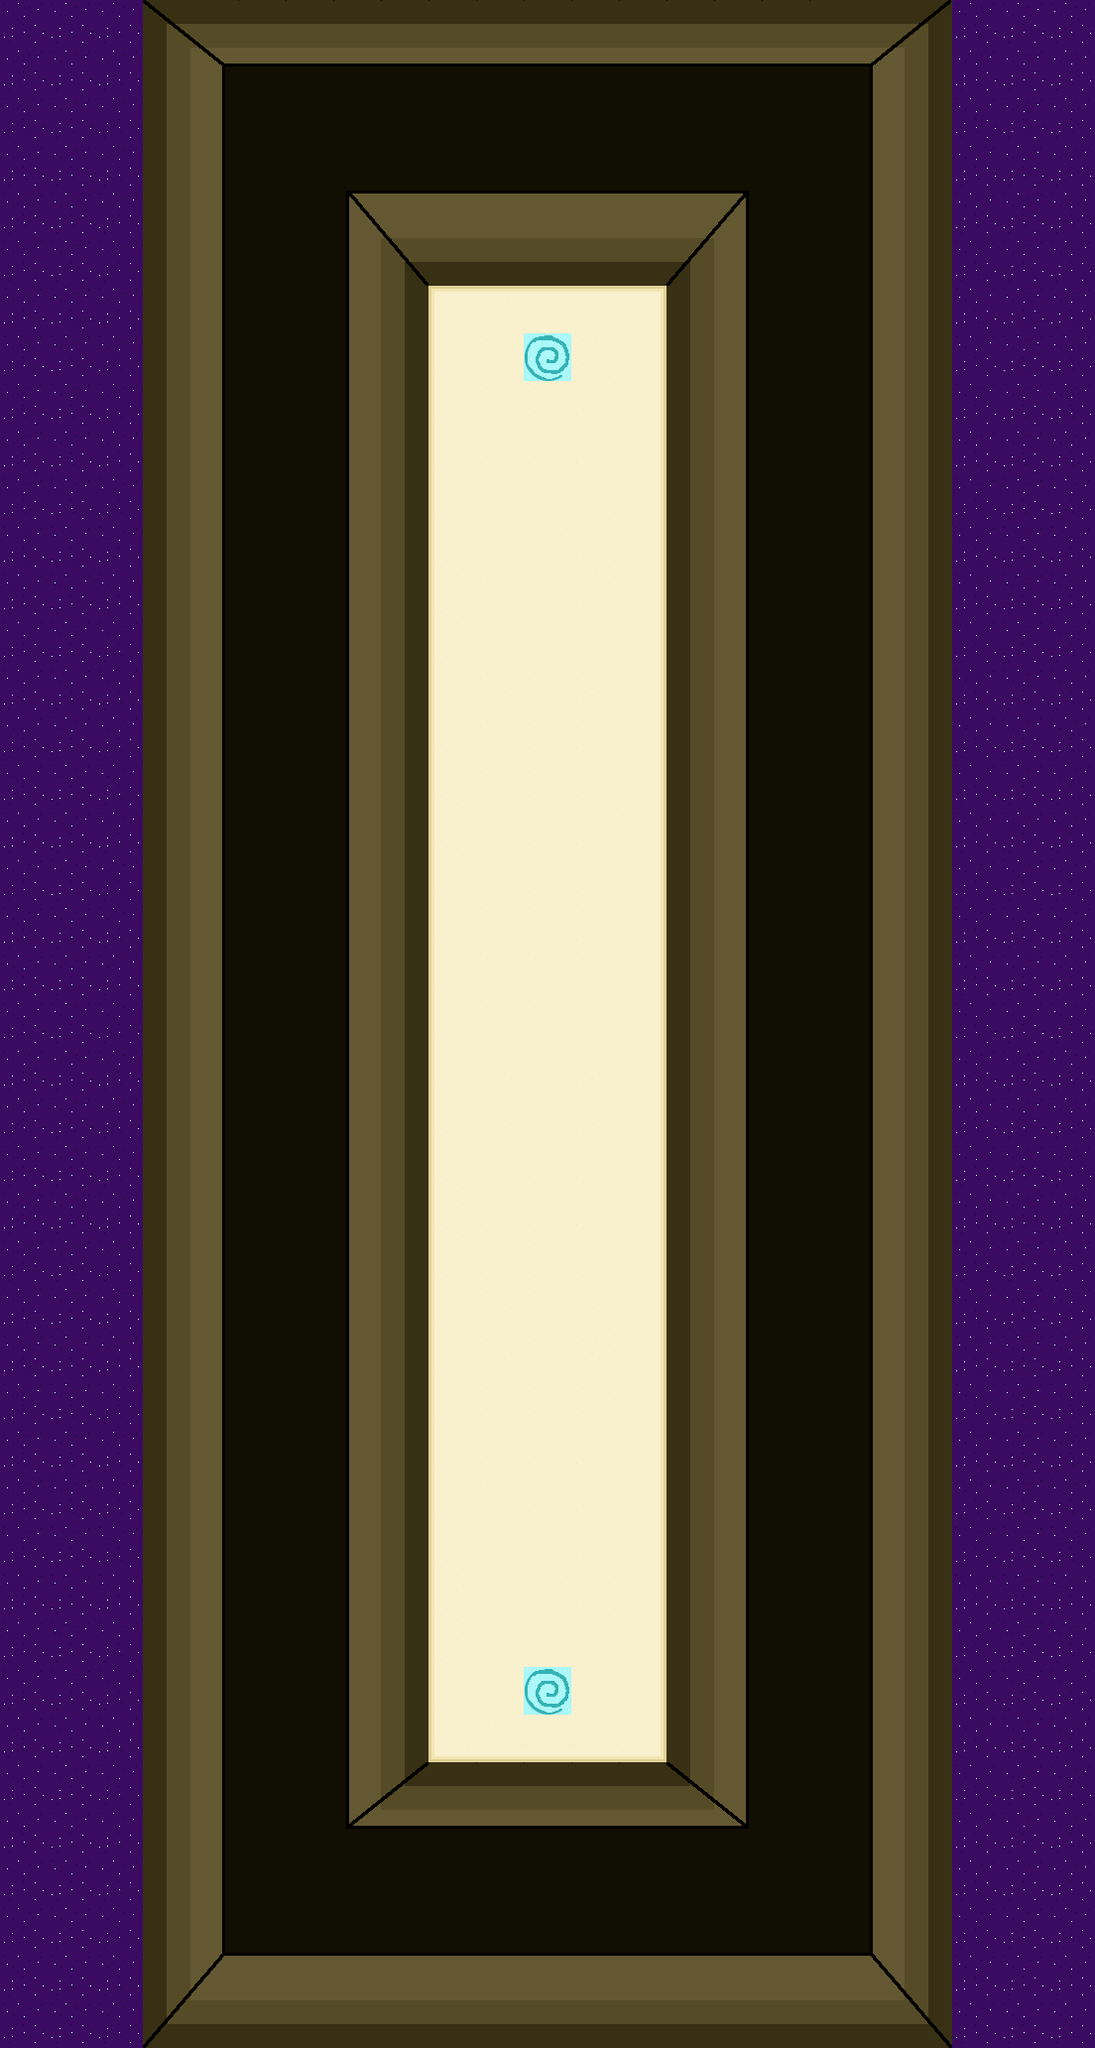

A 2D game scene composited from a Tiled map and its tileset images. What follows is a short description and the map's XML, with every tile layer's data as written:
An orthogonal 23x43 tile map with 48x48 px tiles, 1 tile layer (Tile Layer 1) and 3 objects (3x trigger).

<map version="1.0" orientation="orthogonal" renderorder="right-down" width="23" height="43" tilewidth="48" tileheight="48" nextobjectid="6">
 <tileset firstgid="1" name="Tilesetv2" tilewidth="48" tileheight="48" tilecount="144" columns="12">
  <image source="tileset.png" width="576" height="576" />
 </tileset>
 <layer name="Tile Layer 1" width="23" height="43">
  <data encoding="csv">
78,78,78,103,104,81,81,81,81,81,81,81,81,81,81,81,81,81,105,106,78,78,78,
78,78,78,115,116,93,93,93,93,93,93,93,93,93,93,93,93,93,117,118,78,78,78,
78,78,78,70,71,31,31,31,31,31,31,31,31,31,31,31,31,31,67,68,78,78,78,
78,78,78,70,71,31,31,31,31,31,31,31,31,31,31,31,31,31,67,68,78,78,78,
78,78,78,70,71,31,31,43,44,45,45,45,45,45,46,47,31,31,67,68,78,78,78,
78,78,78,70,71,31,31,55,56,57,57,57,57,57,58,59,31,31,67,68,78,78,78,
78,78,78,70,71,31,31,67,68,2,3,3,3,4,70,71,31,31,67,68,78,78,78,
78,78,78,70,71,31,31,67,68,14,1,89,1,16,70,71,31,31,67,68,78,78,78,
78,78,78,70,71,31,31,67,68,14,1,1,1,16,70,71,31,31,67,68,78,78,78,
78,78,78,70,71,31,31,67,68,14,1,1,1,16,70,71,31,31,67,68,78,78,78,
78,78,78,70,71,31,31,67,68,14,1,1,1,16,70,71,31,31,67,68,78,78,78,
78,78,78,70,71,31,31,67,68,14,1,1,1,16,70,71,31,31,67,68,78,78,78,
78,78,78,70,71,31,31,67,68,14,1,1,1,16,70,71,31,31,67,68,78,78,78,
78,78,78,70,71,31,31,67,68,14,1,1,1,16,70,71,31,31,67,68,78,78,78,
78,78,78,70,71,31,31,67,68,14,1,1,1,16,70,71,31,31,67,68,78,78,78,
78,78,78,70,71,31,31,67,68,14,1,1,1,16,70,71,31,31,67,68,78,78,78,
78,78,78,70,71,31,31,67,68,14,1,1,1,16,70,71,31,31,67,68,78,78,78,
78,78,78,70,71,31,31,67,68,14,1,1,1,16,70,71,31,31,67,68,78,78,78,
78,78,78,70,71,31,31,67,68,14,1,1,1,16,70,71,31,31,67,68,78,78,78,
78,78,78,70,71,31,31,67,68,14,1,1,1,16,70,71,31,31,67,68,78,78,78,
78,78,78,70,71,31,31,67,68,14,1,1,1,16,70,71,31,31,67,68,78,78,78,
78,78,78,70,71,31,31,67,68,14,1,1,1,16,70,71,31,31,67,68,78,78,78,
78,78,78,70,71,31,31,67,68,14,1,1,1,16,70,71,31,31,67,68,78,78,78,
78,78,78,70,71,31,31,67,68,14,1,1,1,16,70,71,31,31,67,68,78,78,78,
78,78,78,70,71,31,31,67,68,14,1,1,1,16,70,71,31,31,67,68,78,78,78,
78,78,78,70,71,31,31,67,68,14,1,1,1,16,70,71,31,31,67,68,78,78,78,
78,78,78,70,71,31,31,67,68,14,1,1,1,16,70,71,31,31,67,68,78,78,78,
78,78,78,70,71,31,31,67,68,14,1,1,1,16,70,71,31,31,67,68,78,78,78,
78,78,78,70,71,31,31,67,68,14,1,1,1,16,70,71,31,31,67,68,78,78,78,
78,78,78,70,71,31,31,67,68,14,1,1,1,16,70,71,31,31,67,68,78,78,78,
78,78,78,70,71,31,31,67,68,14,1,1,1,16,70,71,31,31,67,68,78,78,78,
78,78,78,70,71,31,31,67,68,14,1,1,1,16,70,71,31,31,67,68,78,78,78,
78,78,78,70,71,31,31,67,68,14,1,1,1,16,70,71,31,31,67,68,78,78,78,
78,78,78,70,71,31,31,67,68,14,1,1,1,16,70,71,31,31,67,68,78,78,78,
78,78,78,70,71,31,31,67,68,14,1,1,1,16,70,71,31,31,67,68,78,78,78,
78,78,78,70,71,31,31,67,68,14,1,89,1,16,70,71,31,31,67,68,78,78,78,
78,78,78,70,71,31,31,67,68,26,27,27,27,28,70,71,31,31,67,68,78,78,78,
78,78,78,70,71,31,31,79,80,81,81,81,81,81,82,83,31,31,67,68,78,78,78,
78,78,78,70,71,31,31,91,92,93,93,93,93,93,94,95,31,31,67,68,78,78,78,
78,78,78,70,71,31,31,31,31,31,31,31,31,31,31,31,31,31,67,68,78,78,78,
78,78,78,70,71,31,31,31,31,31,31,31,31,31,31,31,31,31,67,68,78,78,78,
78,78,78,127,128,45,45,45,45,45,45,45,45,45,45,45,45,45,129,130,78,78,78,
78,78,78,139,140,57,57,57,57,57,57,57,57,57,57,57,57,57,141,142,78,78,78
</data>
 </layer>
 <objectgroup name="Calque d'objets 1">
  <object id="2" name="spawn" type="trigger" x="528" y="1680" width="48" height="48">
   <properties>
    <property name="margin" type="float" value="-16" />
    <property name="on_enter">fade_out next_level lvl_1.json spawn2
</property>
   </properties>
  </object>
  <object id="3" name="spawn2" type="trigger" x="528" y="336" width="48" height="48">
   <properties>
    <property name="margin" type="float" value="-16" />
    <property name="on_enter">fade_out next_level lvl_final.json
</property>
   </properties>
  </object>
  <object id="4" name="radio" type="trigger" x="576" y="1536" width="48" height="48">
   <properties>
    <property name="on_use">play_sound radio.wav
message lvl_6_intro</property>
    <property name="sprite" value="items.png" />
    <property name="tile_index" type="int" value="7" />
    <property name="tile_v" type="int" value="4" />
   </properties>
  </object>
 </objectgroup>
</map>
